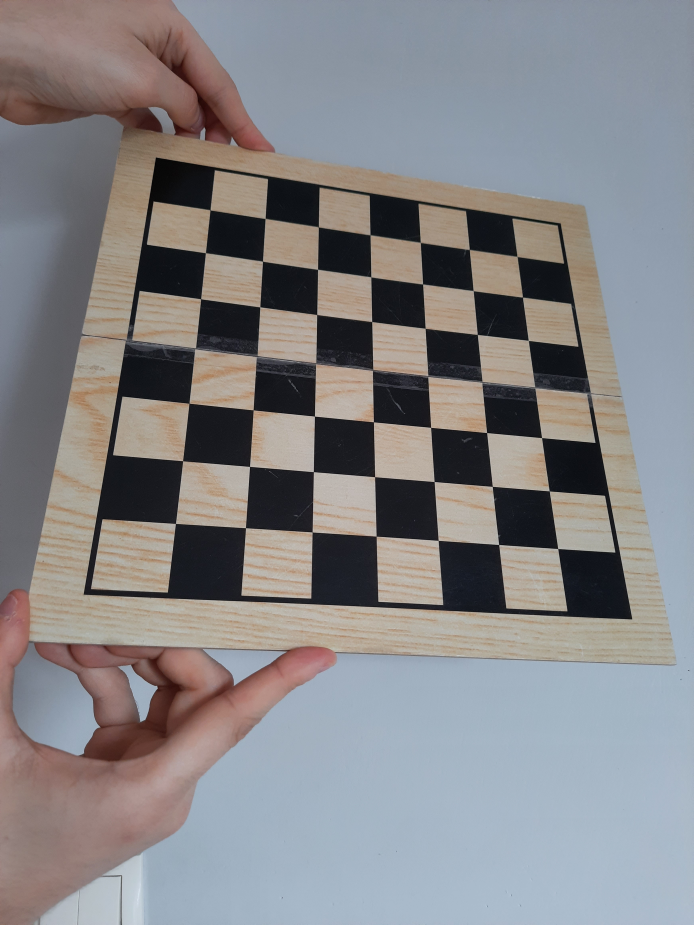
#> input picture zdjecie (1).jpg, 3468 x 4624 px (shown at 1/5 size); its folder holds only this picture in this run
$ python kalibracja_zdjec.py
#> lines starting #> are read from the running program, lines starting #| are printed output that depends on the picture; after the words box and inside, x2 and y2 are one past the last pixel; in counts of white or black regions, pixels touching at a corner belong together
import numpy as np
import cv2
import pandas as pd
# Wymiary planszy szachowej
ROWS = 7
COLS = 7

# Przygotowanie pustych list punktów na planszy szachowej i odpowiadających im punktów na obrazie
img_points = []  # lista punktów na obrazie
obj_points = []  # lista odpowiadających im punktów na planszy szachowej

# Przetwarzanie obrazów
for i in range(1, 23):
    # Wczytanie obrazu
    img_path = f"zdjecie ({i}).jpg"
    img = cv2.imread(img_path)
#> img is the input picture: shape (4624, 3468, 3); mean B, G, R 134.6, 132.4, 133.6
    height, width = img.shape[:2]
#> height = 4624; width = 3468
    new_height = int(height/6)
#> new_height = 770
    new_width = int(width/6)
#> new_width = 578
    img = cv2.resize(img, (new_width, new_height))
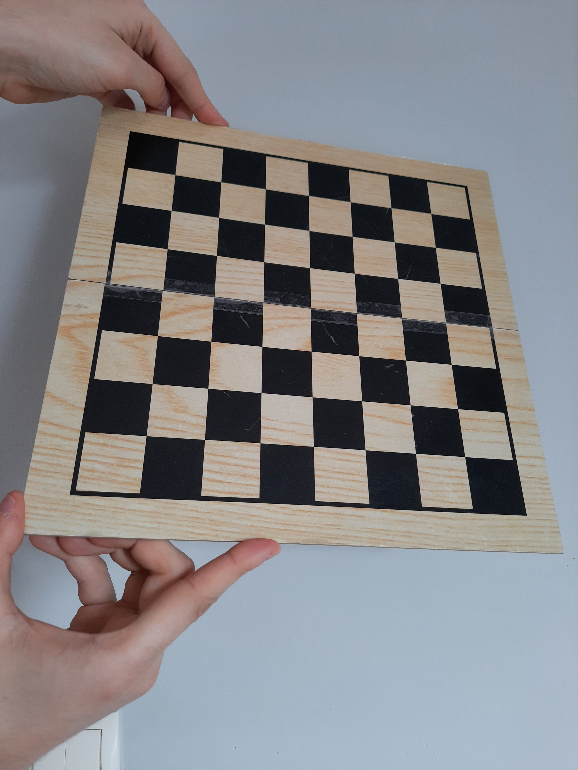
#> img: shape (770, 578, 3); mean B, G, R 134.5, 132.3, 133.4
    if img is None:
        print(f"Nie udało się wczytać obrazu {img_path}.")
        continue

    # Przetwarzanie obrazu
    gray = cv2.cvtColor(img, cv2.COLOR_BGR2GRAY)
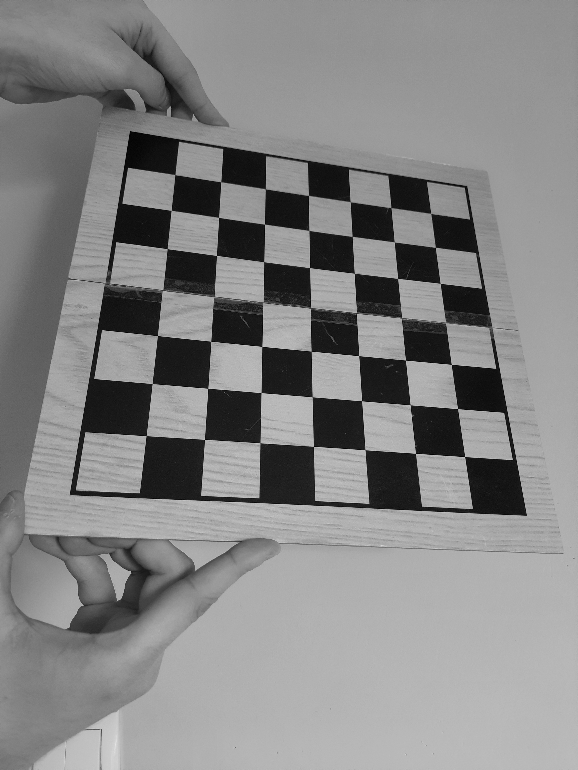
#> gray: shape (770, 578); min 1, max 228, mean 132.9
    ret, corners = cv2.findChessboardCorners(gray, (COLS, ROWS), None)
#> ret = True; corners = 49 rows, first 8: [175.2, 174.5], [220.5, 181.8], [265.2, 188.5], [308.5, 195], [350.6, 201.6], [390.7, 207.3], [430.7, 213.2], [171.6, 210.2]

    # Jeśli znaleziono punkty planszy szachowej
    if ret:
     obj_points.append(np.zeros((COLS * ROWS, 3), np.float32))
     obj_points[-1][:, :2] = np.mgrid[0:COLS, 0:ROWS].T.reshape(-1, 2)
     img_points.append(corners)

    # Wizualizacja punktów planszy szachowej na obrazie
    img = cv2.drawChessboardCorners(img, (COLS, ROWS), corners, ret)
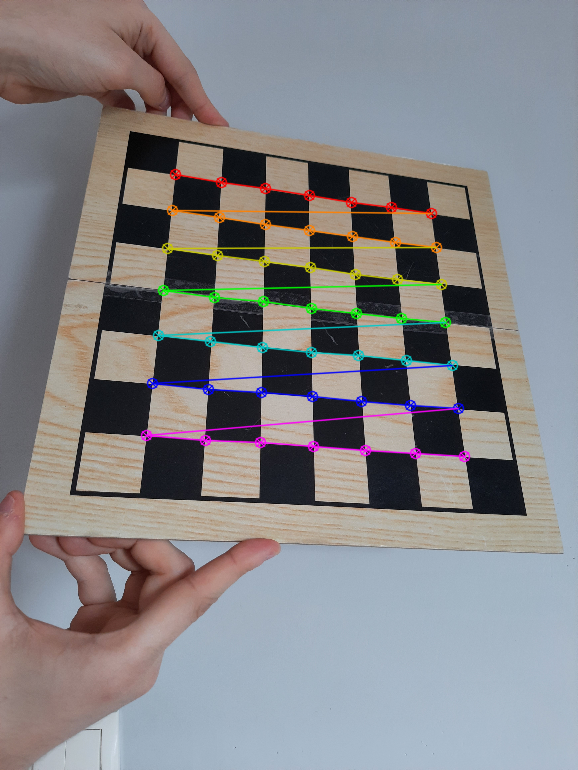
#> img: shape (770, 578, 3); 3.36% of pixels changed, all inside (x1, y1, x2, y2) = (140, 168, 471, 463)
#> (the run stopped early here; a loop or call above may not have finished)
